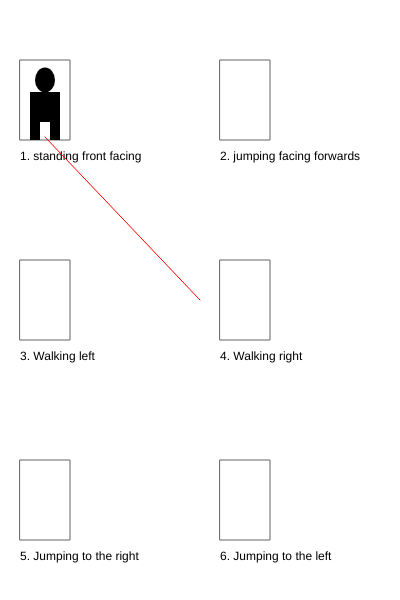
Frame 1 (no input)
Frame 60 (no input): identical to frame 1, image omitted
Frame 120 (the mouse pressed at the canvas centre since frame 60): identical to frame 1, image omitted

The p5.js sketch that drew this single still picture (run headless with seeded random() and noise() and a simulated clock; from frame 60 on, the mouse is pressed at the canvas centre):

// p5.js sketch
// ── sketch.js
/*

The Game Project

2 - Game character

Use p5 drawing functions such as rect, ellipse, line, triangle and
point to draw the different states of your game character.

Write the code so that your character appears inside the box for each
state.

IMPORTANT: For each box the variables gameChar_x & gameChar_y are set to the bottom
center of the box. You must combine these variables with arithmetic to
determine the position of each shape that you draw. This will later allow
you to adjust the position of your game character.

Each state is worth two marks:

//standing front facing = 2
//jumping facing forwards = 2
//walking left = 2
//walking right = 2
//jumping left and jumping right = 2

0 marks = not a reasonable attempt
1 mark = attempted but it lacks detail and you didn't use gameChar_x and gameChar_y correctly
2 marks = you've used a selction of shape functions and made consistent use of gameChar_x and gameChar_y

WARNING: Do not get too carried away. Around 10-20 lines of code should work for each state of your game character.

*/

var gameChar_x = 0;
var gameChar_y = 0;

function setup()
{
	createCanvas(400, 600);
}

function draw()
{
	background(255);

	//Standing, facing frontwards

	stroke(100);
	noFill();
	rect(20, 60, 50, 80);
	noStroke();
	fill(0);
	text("1. standing front facing", 20, 160);

	gameChar_x = 45;
	gameChar_y = 137;
	//Add your code here ...
	ellipse(gameChar_x , gameChar_y -57, 20, 25);
	rect(gameChar_x-15, gameChar_y-45, 30, 30);
	rect(gameChar_x-15, gameChar_y-15, 10, 18);
	rect(gameChar_x+5, gameChar_y-15, 10, 18);
	fill(200);
	stroke('red');
	line(gameChar_x, gameChar_y, 200, 300)

	//Jumping facing forwards
	stroke(100);
	noFill();
	rect(220, 60, 50, 80);
	noStroke();
	fill(0);
	text("2. jumping facing forwards", 220, 160);
	rect()

	gameChar_x = 245;
	gameChar_y = 137;
	//Add your code here ...


	//Walking, turned left
	stroke(100);
	noFill();
	rect(20, 260, 50, 80);
	noStroke();
	fill(0);
	text("3. Walking left", 20, 360);

	gameChar_x = 45;
	gameChar_y = 337;
	//Add your code here ...


	//Walking, turned right
	stroke(100);
	noFill();
	rect(220, 260, 50, 80);
	noStroke();
	fill(0);
	text("4. Walking right", 220, 360);

	gameChar_x = 245;
	gameChar_y = 337;
	//Add your code here ...


	//Jumping right
	stroke(100);
	noFill();
	rect(20, 460, 50, 80);
	noStroke();
	fill(0);
	text("5. Jumping to the right", 20, 560);

	gameChar_x = 45;
	gameChar_y = 537;
	//Add your code here ...


	//Jumping to the left
	stroke(100);
	noFill();
	rect(220, 460, 50, 80);
	noStroke();
	fill(0);
	text("6. Jumping to the left", 220, 560);

	gameChar_x = 245;
	gameChar_y = 537;
	//Add your code here ...

}
